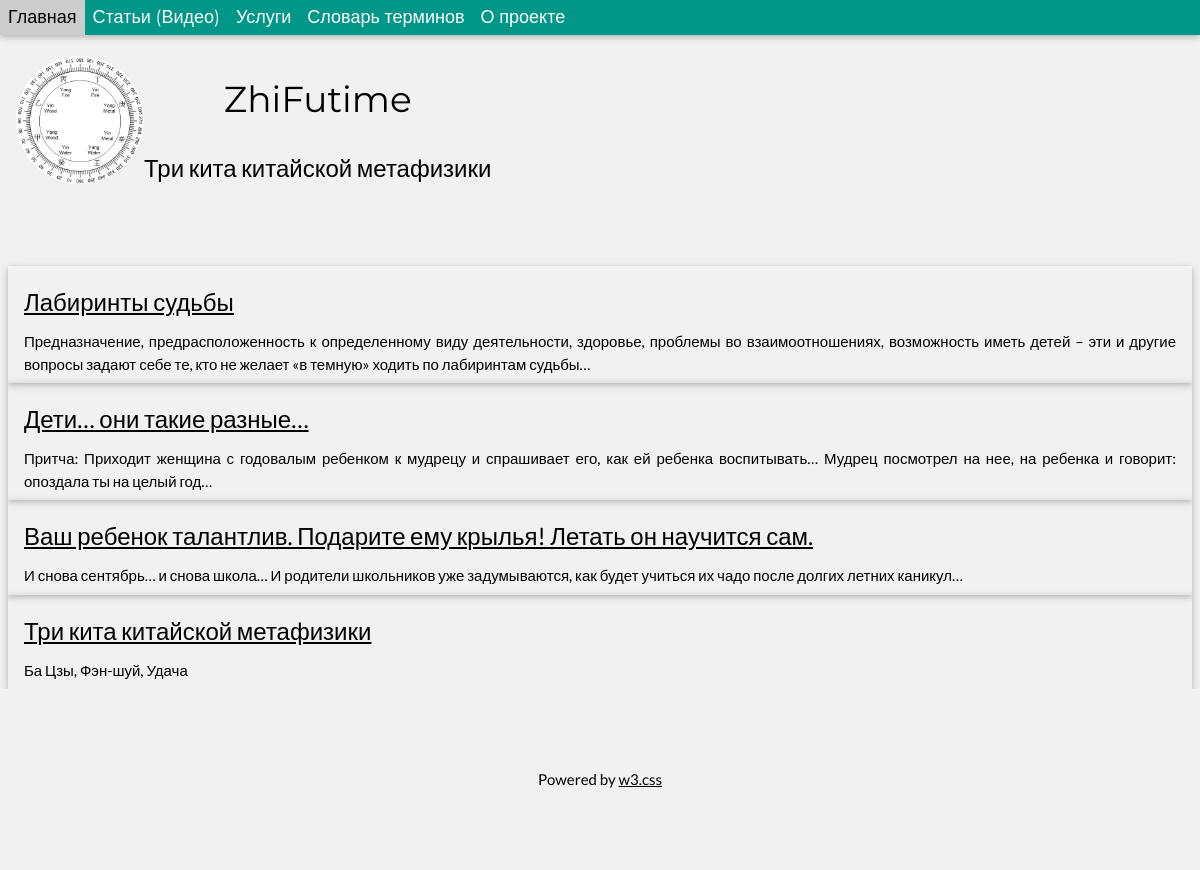
The app's page /articles/ with its own data.
### zhifutime/models.py (models this page shows)
class Article(models.Model):
    title = models.CharField(max_length=200)
    slug = models.SlugField(max_length=250, unique_for_date='publish')
    desc = models.CharField(max_length=350, default='', null=True, blank=True,
                            help_text='Краткое описание статьи')
    text = tinymce_models.HTMLField()
    publish = models.DateTimeField(default=timezone.now)
    class Meta:
        ordering = ('-publish',)

### zhifutime/views.py (the view)
# urls.py: url(r'^articles/(?P<art_id>\d+)/$', views.article_id, name='article_id'),
def articles(request):
    articles_ = Article.objects.all()
    return render(request, 'articles.html', {'articles': articles_})

### zhifutime/templates/articles.html (shortened to what this page needs)
{%  extends 'basetry.html' %}
{% block main_content %}
    {% for article in articles %}
        <div class="w3-card w3-padding w3-hover-sand">
        <a href="{% url "article_id" article.id %}">
        <h3 class="w3-left-align">{{article.title|safe}}</h3></a>
        {% if not article.desc == None %}
            {{ article.desc }}
        {% endif %}
        </div>
    {% endfor %}
 {% endblock %}

### zhifutime/static/w3.css (style rules this page uses)
*,*:before,*:after { box-sizing:inherit }
html { -ms-text-size-adjust:100%;-webkit-text-size-adjust:100% }
body { margin:0 }
a { background-color:transparent;-webkit-text-decoration-skip:objects }
html,body { font-family:Verdana,sans-serif;font-size:15px;line-height:1.5 }
html { overflow-x:hidden }
h3 { font-size:24px }
h1,h2,h3,h4,h5,h6 { font-family:"Segoe UI",Arial,sans-serif;font-weight:400;margin:10px 0 }
a { color:inherit }
.w3-card,.w3-card-2 { box-shadow:0 2px 5px 0 rgba(0,0,0,0.16),0 2px 10px 0 rgba(0,0,0,0.12) }
.w3-left-align { text-align:left!important }
.w3-padding { padding:8px 16px!important }

### zhifutime/templates/basetry.html (style rules this page uses)
body, h1, h2,h3,h4,h5,h6 { font-family: "Lato", sans-serif }

### records on screen
Article: title "Лабиринты судьбы", desc "Предназначение, предрасположенность к определенному виду деятельности, здоровье, проблемы во взаимоотношениях, возможность иметь детей – эти и другие вопросы задают себе те, кто не желает «в темную» ходить по лабиринтам судьбы…"
Article: title "Дети… они такие разные…", desc "Притча: Приходит женщина с годовалым ребенком к мудрецу и спрашивает его, как ей ребенка воспитывать… Мудрец посмотрел на нее, на ребенка и говорит: опоздала ты на целый год…"
Article: title "Ваш ребенок талантлив. Подарите ему крылья! Летать он научится сам.", desc "И снова сентябрь… и снова школа… И родители школьников уже задумываются, как будет учиться их чадо после долгих летних каникул…"
Article: title "Три кита китайской метафизики", desc "Ба Цзы, Фэн-шуй, Удача"
